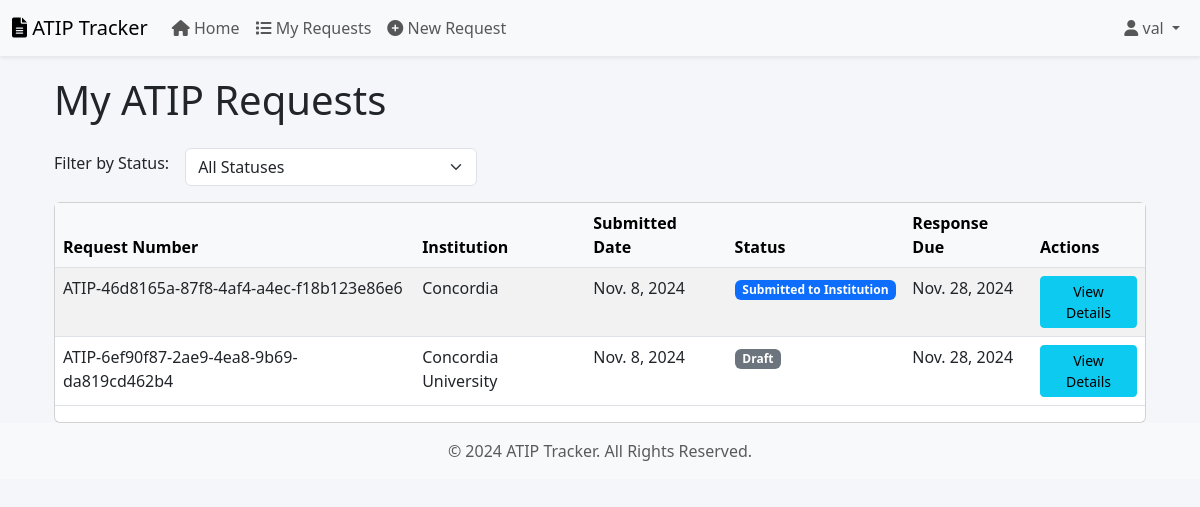
Screenshot of /requests/ (signed in) with the database file from the repository.
### requests/models.py (models this page shows, shortened)
class ATIPRequest(models.Model):
    id = models.UUIDField(primary_key=True, default=uuid.uuid4, editable=False)
    user = models.ForeignKey(User, on_delete=models.CASCADE)
    request_number = models.CharField(max_length=100, unique=True)
    request_text = models.TextField()
    institution = models.CharField(max_length=255)
    status = models.CharField(
        max_length=20,
        choices=ATIPRequestStatus.choices,
        default=ATIPRequestStatus.DRAFT
    )  # Missing closing parenthesis here
    date_submitted = models.DateField(default=timezone.now)
    response_due_date = models.DateField(null=True, blank=True)
    appeal_deadline = models.DateField(null=True, blank=True)
    created_at = models.DateTimeField(auto_now_add=True)
    updated_at = models.DateTimeField(auto_now=True)

### requests/views.py (the view)
# urls.py: path('', views.request_list, name='request_list'),  # List all requests
@login_required
def request_list(request):
    requests = ATIPRequest.objects.filter(user=request.user).order_by('-created_at')
    status = request.GET.get('status')
    if status:
        requests = requests.filter(status=status)
    context = {
        'requests': requests,
        'statuses': ATIPRequestStatus.choices # If you want to show status filter options
    }
    return render(request, 'requests/request_list.html', context)

### templates/requests/request_list.html (shortened to what this page needs)
{% extends 'base/base.html' %}
{% block content %}
<div class="container-fluid">
    <div class="row">
        <div class="col-12">
            <h1 class="mb-4">My ATIP Requests</h1>
            <div class="mb-3">
                <form method="get" class="row g-3 align-items-center">
                    <div class="col-auto">
                        <label class="form-label">Filter by Status:</label>
                    </div>
                    <div class="col-auto">
                        <select name="status" class="form-select" onchange="this.form.submit()">
                            <option value="">All Statuses</option>
                        </select>
                    </div>
                </form>
            </div>
            <div class="card">
                <div class="table-responsive">
                    <table class="table table-striped table-hover">
                        <thead class="table-light">
                            <tr>
                                <th>Request Number</th>
                                <th>Institution</th>
                                <th>Submitted Date</th>
                                <th>Status</th>
                                <th>Response Due</th>
                                <th>Actions</th>
                            </tr>
                        </thead>
                        <tbody>
                            {% for request in requests %}
                            <tr>
                                <td>{{ request.request_number }}</td>
                                <td>{{ request.institution }}</td>
                                <td>{{ request.date_submitted }}</td>
                                <td>
                                    <span class="badge
                                        {% if request.status == 'DRAFT' %}bg-secondary
                                        {% elif request.status == 'SUBMITTED' %}bg-primary
                                        {% elif request.status == 'RECEIVED' %}bg-success
                                        {% elif request.status == 'REJECTED' %}bg-danger
                                        {% elif request.status == 'APPEALED' %}bg-warning
                                        {% else %}bg-info
                                        {% endif %}">
                                        {{ request.get_status_display }}
                                    </span>
                                </td>
                                <td>{{ request.response_due_date|default:"N/A" }}</td>
                                <td>
                                    <a href="{% url 'request_detail' request.id %}" class="btn btn-sm btn-info">
                                        View Details
                                    </a>
                                </td>
                            </tr>
                            {% endfor %}
                        </tbody>
                    </table>
                </div>
            </div>
        </div>
    </div>
</div>
{% endblock %}

### templates/base/base.html (shortened to what this page needs)
<!DOCTYPE html>
<html lang="en">
<head>
    <link href="https://cdn.jsdelivr.net/npm/bootstrap@5.3.0/dist/css/bootstrap.min.css" rel="stylesheet">
    <link href="https://cdnjs.cloudflare.com/ajax/libs/font-awesome/6.0.0-beta3/css/all.min.css" rel="stylesheet">
</head>
<body>
    <nav class="navbar navbar-expand-lg navbar-light bg-light shadow-sm">
        <div class="container-fluid">
            <a class="navbar-brand" href="{% url 'home' %}">
                <i class="fas fa-file-alt"></i> ATIP Tracker
            </a>
            <div class="collapse navbar-collapse" id="navbarContent">
                <ul class="navbar-nav me-auto mb-2 mb-lg-0">
                    <li class="nav-item">
                        <a class="nav-link" href="{% url 'home' %}">
                            <i class="fas fa-home"></i> Home
                        </a>
                    </li>
                    {% if user.is_authenticated %}
                        <li class="nav-item">
                            <a class="nav-link" href="{% url 'request_list' %}">
                                <i class="fas fa-list"></i> My Requests
                            </a>
                        </li>
                        <li class="nav-item">
                            <a class="nav-link" href="{% url 'create_request' %}">
                                <i class="fas fa-plus-circle"></i> New Request
                            </a>
                        </li>
                    {% endif %}
                </ul>
                <ul class="navbar-nav">
                    {% if user.is_authenticated %}
                        <li class="nav-item dropdown">
                            <a class="nav-link dropdown-toggle" href="#" role="button" data-bs-toggle="dropdown">
                                <i class="fas fa-user"></i> {{ user.username }}
                            </a>
                        </li>
                    {% endif %}
                </ul>
            </div>
        </div>
    </nav>
    <div class="container">
        {% block content %}{% endblock %}
    </div>
    <footer class="footer mt-auto py-3 bg-light">
        <div class="container text-center">
            <span class="text-muted">© {% now "Y" %} ATIP Tracker. All Rights Reserved.</span>
        </div>
    </footer>
</body>
</html>

### templates/base/base.html (style rules this page uses)
body { background-color: #f4f6f9; }
.navbar { margin-bottom: 20px; }

### rows the page displays
ATIPRequest: request_number "ATIP-46d8165a-87f8-4af4-a4ec-f18b123e86e6", institution "Concordia", date_submitted "Nov. 8, 2024", status "Submitted to Institution", response_due_date "Nov. 28, 2024"
ATIPRequest: request_number "ATIP-6ef90f87-2ae9-4ea8-9b69-da819cd462b4", institution "Concordia University", date_submitted "Nov. 8, 2024", status "Draft", response_due_date "Nov. 28, 2024"

### other values shown
{{ user.username }} "val"
